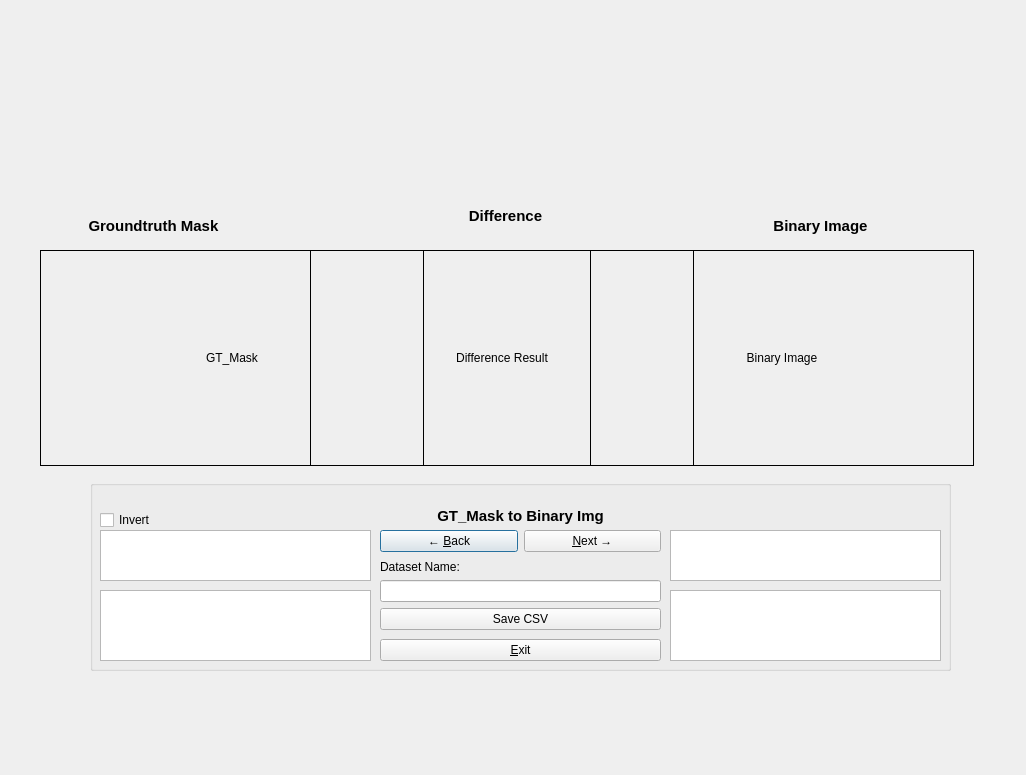
<?xml version="1.0" encoding="UTF-8"?>
<ui version="4.0">
 <class>GTMvsBimg</class>
 <widget class="QDialog" name="GTMvsBimg">
  <property name="geometry">
   <rect>
    <x>0</x>
    <y>0</y>
    <width>1026</width>
    <height>775</height>
   </rect>
  </property>
  <property name="windowTitle">
   <string>Plant Development</string>
  </property>
  <widget class="QGroupBox" name="groupBox">
   <property name="geometry">
    <rect>
     <x>90</x>
     <y>480</y>
     <width>861</width>
     <height>191</height>
    </rect>
   </property>
   <property name="title">
    <string/>
   </property>
   <widget class="QWidget" name="layoutWidget">
    <property name="geometry">
     <rect>
      <x>290</x>
      <y>50</y>
      <width>281</width>
      <height>131</height>
     </rect>
    </property>
    <layout class="QVBoxLayout" name="ButtonBox">
     <item>
      <layout class="QHBoxLayout" name="horizontalLayout_2">
       <item>
        <widget class="QPushButton" name="btn_back">
         <property name="text">
          <string>← &amp;Back</string>
         </property>
        </widget>
       </item>
       <item>
        <widget class="QPushButton" name="btn_next">
         <property name="text">
          <string>&amp;Next →</string>
         </property>
        </widget>
       </item>
      </layout>
     </item>
     <item>
      <spacer name="verticalSpacer">
       <property name="orientation">
        <enum>Qt::Vertical</enum>
       </property>
       <property name="sizeHint" stdset="0">
        <size>
         <width>20</width>
         <height>40</height>
        </size>
       </property>
      </spacer>
     </item>
     <item>
      <widget class="QLabel" name="lbl_file_name_csv">
       <property name="text">
        <string>Dataset Name:</string>
       </property>
      </widget>
     </item>
     <item>
      <widget class="QLineEdit" name="inputtxt_file_name_csv">
       <property name="text">
        <string/>
       </property>
       <property name="alignment">
        <set>Qt::AlignRight|Qt::AlignTrailing|Qt::AlignVCenter</set>
       </property>
      </widget>
     </item>
     <item>
      <widget class="QPushButton" name="btn_save_csv">
       <property name="text">
        <string>Save CSV</string>
       </property>
      </widget>
     </item>
     <item>
      <spacer name="verticalSpacer_2">
       <property name="orientation">
        <enum>Qt::Vertical</enum>
       </property>
       <property name="sizeHint" stdset="0">
        <size>
         <width>20</width>
         <height>40</height>
        </size>
       </property>
      </spacer>
     </item>
     <item>
      <widget class="QPushButton" name="btn_exit">
       <property name="text">
        <string>&amp;Exit</string>
       </property>
      </widget>
     </item>
    </layout>
   </widget>
   <widget class="QLabel" name="lbl_text">
    <property name="geometry">
     <rect>
      <x>290</x>
      <y>20</y>
      <width>281</width>
      <height>31</height>
     </rect>
    </property>
    <property name="font">
     <font>
      <pointsize>11</pointsize>
      <weight>75</weight>
      <bold>true</bold>
     </font>
    </property>
    <property name="text">
     <string>GT_Mask to Binary Img</string>
    </property>
    <property name="alignment">
     <set>Qt::AlignCenter</set>
    </property>
   </widget>
   <widget class="QTextBrowser" name="txtBrw_BinaryImg">
    <property name="geometry">
     <rect>
      <x>580</x>
      <y>50</y>
      <width>271</width>
      <height>51</height>
     </rect>
    </property>
    <property name="verticalScrollBarPolicy">
     <enum>Qt::ScrollBarAsNeeded</enum>
    </property>
    <property name="horizontalScrollBarPolicy">
     <enum>Qt::ScrollBarAsNeeded</enum>
    </property>
    <property name="html">
     <string>&lt;!DOCTYPE HTML PUBLIC &quot;-//W3C//DTD HTML 4.0//EN&quot; &quot;http://www.w3.org/TR/REC-html40/strict.dtd&quot;&gt;
&lt;html&gt;&lt;head&gt;&lt;meta name=&quot;qrichtext&quot; content=&quot;1&quot; /&gt;&lt;style type=&quot;text/css&quot;&gt;
p, li { white-space: pre-wrap; }
&lt;/style&gt;&lt;/head&gt;&lt;body style=&quot; font-family:'Sans Serif'; font-size:9pt; font-weight:400; font-style:normal;&quot;&gt;
&lt;p style=&quot;-qt-paragraph-type:empty; margin-top:0px; margin-bottom:0px; margin-left:0px; margin-right:0px; -qt-block-indent:0; text-indent:0px;&quot;&gt;&lt;br /&gt;&lt;/p&gt;&lt;/body&gt;&lt;/html&gt;</string>
    </property>
   </widget>
   <widget class="QTextBrowser" name="txtBrw_gtMask">
    <property name="geometry">
     <rect>
      <x>10</x>
      <y>50</y>
      <width>271</width>
      <height>51</height>
     </rect>
    </property>
    <property name="verticalScrollBarPolicy">
     <enum>Qt::ScrollBarAsNeeded</enum>
    </property>
    <property name="html">
     <string>&lt;!DOCTYPE HTML PUBLIC &quot;-//W3C//DTD HTML 4.0//EN&quot; &quot;http://www.w3.org/TR/REC-html40/strict.dtd&quot;&gt;
&lt;html&gt;&lt;head&gt;&lt;meta name=&quot;qrichtext&quot; content=&quot;1&quot; /&gt;&lt;style type=&quot;text/css&quot;&gt;
p, li { white-space: pre-wrap; }
&lt;/style&gt;&lt;/head&gt;&lt;body style=&quot; font-family:'Sans Serif'; font-size:9pt; font-weight:400; font-style:normal;&quot;&gt;
&lt;p style=&quot;-qt-paragraph-type:empty; margin-top:0px; margin-bottom:0px; margin-left:0px; margin-right:0px; -qt-block-indent:0; text-indent:0px;&quot;&gt;&lt;br /&gt;&lt;/p&gt;&lt;/body&gt;&lt;/html&gt;</string>
    </property>
   </widget>
   <widget class="QCheckBox" name="chkB_invert">
    <property name="geometry">
     <rect>
      <x>10</x>
      <y>30</y>
      <width>61</width>
      <height>20</height>
     </rect>
    </property>
    <property name="text">
     <string>Invert</string>
    </property>
   </widget>
   <widget class="QTextBrowser" name="txtBrw_gtMask_result">
    <property name="geometry">
     <rect>
      <x>10</x>
      <y>110</y>
      <width>271</width>
      <height>71</height>
     </rect>
    </property>
    <property name="font">
     <font>
      <pointsize>10</pointsize>
      <weight>50</weight>
      <bold>false</bold>
     </font>
    </property>
    <property name="verticalScrollBarPolicy">
     <enum>Qt::ScrollBarAsNeeded</enum>
    </property>
    <property name="html">
     <string>&lt;!DOCTYPE HTML PUBLIC &quot;-//W3C//DTD HTML 4.0//EN&quot; &quot;http://www.w3.org/TR/REC-html40/strict.dtd&quot;&gt;
&lt;html&gt;&lt;head&gt;&lt;meta name=&quot;qrichtext&quot; content=&quot;1&quot; /&gt;&lt;style type=&quot;text/css&quot;&gt;
p, li { white-space: pre-wrap; }
&lt;/style&gt;&lt;/head&gt;&lt;body style=&quot; font-family:'Sans Serif'; font-size:10pt; font-weight:400; font-style:normal;&quot;&gt;
&lt;p style=&quot;-qt-paragraph-type:empty; margin-top:0px; margin-bottom:0px; margin-left:0px; margin-right:0px; -qt-block-indent:0; text-indent:0px; font-size:11pt; font-weight:600;&quot;&gt;&lt;br /&gt;&lt;/p&gt;&lt;/body&gt;&lt;/html&gt;</string>
    </property>
   </widget>
   <widget class="QTextBrowser" name="txtBrw_binaryImg_result">
    <property name="geometry">
     <rect>
      <x>580</x>
      <y>110</y>
      <width>271</width>
      <height>71</height>
     </rect>
    </property>
    <property name="font">
     <font>
      <pointsize>10</pointsize>
      <weight>50</weight>
      <bold>false</bold>
     </font>
    </property>
    <property name="verticalScrollBarPolicy">
     <enum>Qt::ScrollBarAsNeeded</enum>
    </property>
    <property name="html">
     <string>&lt;!DOCTYPE HTML PUBLIC &quot;-//W3C//DTD HTML 4.0//EN&quot; &quot;http://www.w3.org/TR/REC-html40/strict.dtd&quot;&gt;
&lt;html&gt;&lt;head&gt;&lt;meta name=&quot;qrichtext&quot; content=&quot;1&quot; /&gt;&lt;style type=&quot;text/css&quot;&gt;
p, li { white-space: pre-wrap; }
&lt;/style&gt;&lt;/head&gt;&lt;body style=&quot; font-family:'Sans Serif'; font-size:10pt; font-weight:400; font-style:normal;&quot;&gt;
&lt;p style=&quot;-qt-paragraph-type:empty; margin-top:0px; margin-bottom:0px; margin-left:0px; margin-right:0px; -qt-block-indent:0; text-indent:0px; font-size:11pt; font-weight:600;&quot;&gt;&lt;br /&gt;&lt;/p&gt;&lt;/body&gt;&lt;/html&gt;</string>
    </property>
   </widget>
  </widget>
  <widget class="QLabel" name="lbl_gt_mask">
   <property name="geometry">
    <rect>
     <x>40</x>
     <y>250</y>
     <width>384</width>
     <height>216</height>
    </rect>
   </property>
   <property name="frameShape">
    <enum>QFrame::Box</enum>
   </property>
   <property name="frameShadow">
    <enum>QFrame::Plain</enum>
   </property>
   <property name="text">
    <string>GT_Mask</string>
   </property>
   <property name="alignment">
    <set>Qt::AlignCenter</set>
   </property>
  </widget>
  <widget class="QLabel" name="lbl_binary_img">
   <property name="geometry">
    <rect>
     <x>590</x>
     <y>250</y>
     <width>384</width>
     <height>216</height>
    </rect>
   </property>
   <property name="frameShape">
    <enum>QFrame::Box</enum>
   </property>
   <property name="text">
    <string>Binary Image</string>
   </property>
   <property name="alignment">
    <set>Qt::AlignCenter</set>
   </property>
  </widget>
  <widget class="QLabel" name="lbl_diff_result">
   <property name="geometry">
    <rect>
     <x>310</x>
     <y>250</y>
     <width>384</width>
     <height>216</height>
    </rect>
   </property>
   <property name="frameShape">
    <enum>QFrame::Box</enum>
   </property>
   <property name="text">
    <string>Difference Result</string>
   </property>
   <property name="alignment">
    <set>Qt::AlignCenter</set>
   </property>
  </widget>
  <widget class="QLabel" name="lbl_text_2">
   <property name="geometry">
    <rect>
     <x>70</x>
     <y>210</y>
     <width>171</width>
     <height>31</height>
    </rect>
   </property>
   <property name="font">
    <font>
     <pointsize>11</pointsize>
     <weight>75</weight>
     <bold>true</bold>
    </font>
   </property>
   <property name="text">
    <string>Groundtruth Mask </string>
   </property>
   <property name="alignment">
    <set>Qt::AlignCenter</set>
   </property>
  </widget>
  <widget class="QLabel" name="lbl_text_3">
   <property name="geometry">
    <rect>
     <x>760</x>
     <y>210</y>
     <width>121</width>
     <height>31</height>
    </rect>
   </property>
   <property name="font">
    <font>
     <pointsize>11</pointsize>
     <weight>75</weight>
     <bold>true</bold>
    </font>
   </property>
   <property name="text">
    <string>Binary Image</string>
   </property>
   <property name="alignment">
    <set>Qt::AlignCenter</set>
   </property>
  </widget>
  <widget class="QLabel" name="lbl_text_4">
   <property name="geometry">
    <rect>
     <x>460</x>
     <y>200</y>
     <width>91</width>
     <height>31</height>
    </rect>
   </property>
   <property name="font">
    <font>
     <pointsize>11</pointsize>
     <weight>75</weight>
     <bold>true</bold>
    </font>
   </property>
   <property name="text">
    <string>Difference</string>
   </property>
   <property name="alignment">
    <set>Qt::AlignCenter</set>
   </property>
  </widget>
 </widget>
 <resources/>
 <connections/>
</ui>
